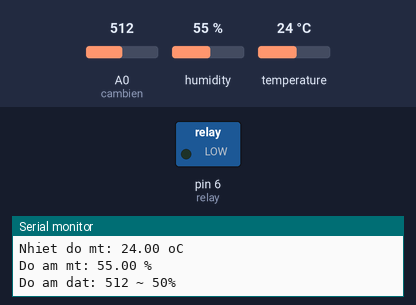
Bench run of a program on a simulated Arduino Uno, built with avr-gcc and run on an emulated ATmega328P. Shown: switched loads named in the program (green lamp = pin HIGH), the last lines printed to the serial monitor. Inputs (shaded band) come from the test bench; at power-on: A0 (cambien) = 512, humidity 55 %, temperature 24 °C.

Above: at 1.2 s.
1.3 s: A0 (cambien) set to 608
7.3 s: A0 (cambien) set to 640
At 8.8 s:
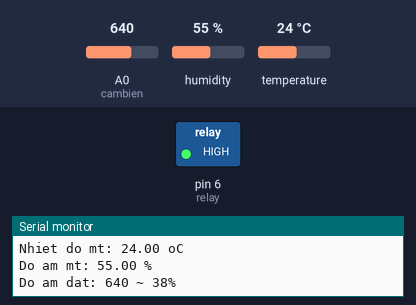
9.1 s: A0 (cambien) set to 511
At 9.6 s:
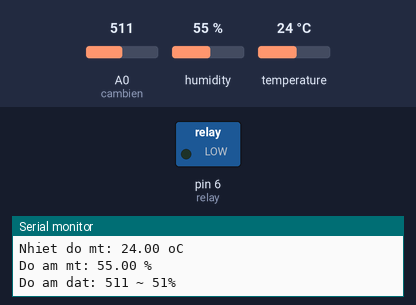
10.8 s: A0 (cambien) set to 716
At 11.8 s:
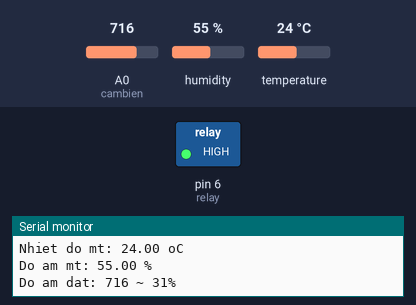
Timing chart, 0 to 13.8 s (numbered marks = the images above; inputs shaded):
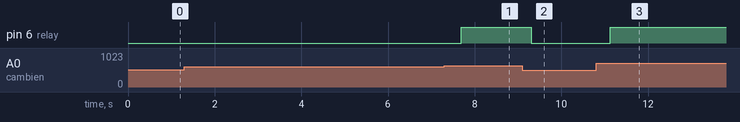

The program:

main.cpp
```cpp
#include "DHT.h"
const int DHTPIN = 4;
const int DHTTYPE = DHT22;
int cambien = A0;
int relay = 6;


DHT dht(DHTPIN, DHTTYPE);

void setup()
    {
      Serial.begin (9600);
      pinMode (cambien, INPUT);
      pinMode (relay, OUTPUT);
      digitalWrite (relay, LOW);
      dht.begin ();
    }
void loop ()
{

    float h = dht.readHumidity ();
    float t = dht.readTemperature();

    int analog = analogRead (cambien);
    int phantram = map(analog, 0, 1023, 0, 100);
    int phantramthuc = 100 - phantram;

    Serial.print ("Nhiet do mt: ");
    Serial.print (t); Serial.print(" "); Serial.println ("oC");

    Serial.print ("Do am mt: ");
    Serial.print (h); Serial.print(" "); Serial.println("%");

    Serial.print ("Do am dat: "); Serial.print (analog); Serial.print (" ");

    Serial.print ("~"); Serial.print (" ");  Serial.print (phantramthuc); Serial.println ("%");

    Serial.println ();
    delay (200);

    if (phantramthuc >=40)

    {
      digitalWrite (relay, LOW);
    }
  else
  {
    digitalWrite (relay, HIGH);
  }
}
```

Measured:
- the behaviour switches between 624 and 625 on A0 (cambien) (found by bisection; images 0 and 1)
- after the input at 7.3 s, pin 6 (relay): LOW → HIGH after 0.39 s
- after the input at 9.1 s, pin 6 (relay): HIGH → LOW after 0.20 s
- after the input at 10.8 s, pin 6 (relay): LOW → HIGH after 0.33 s
